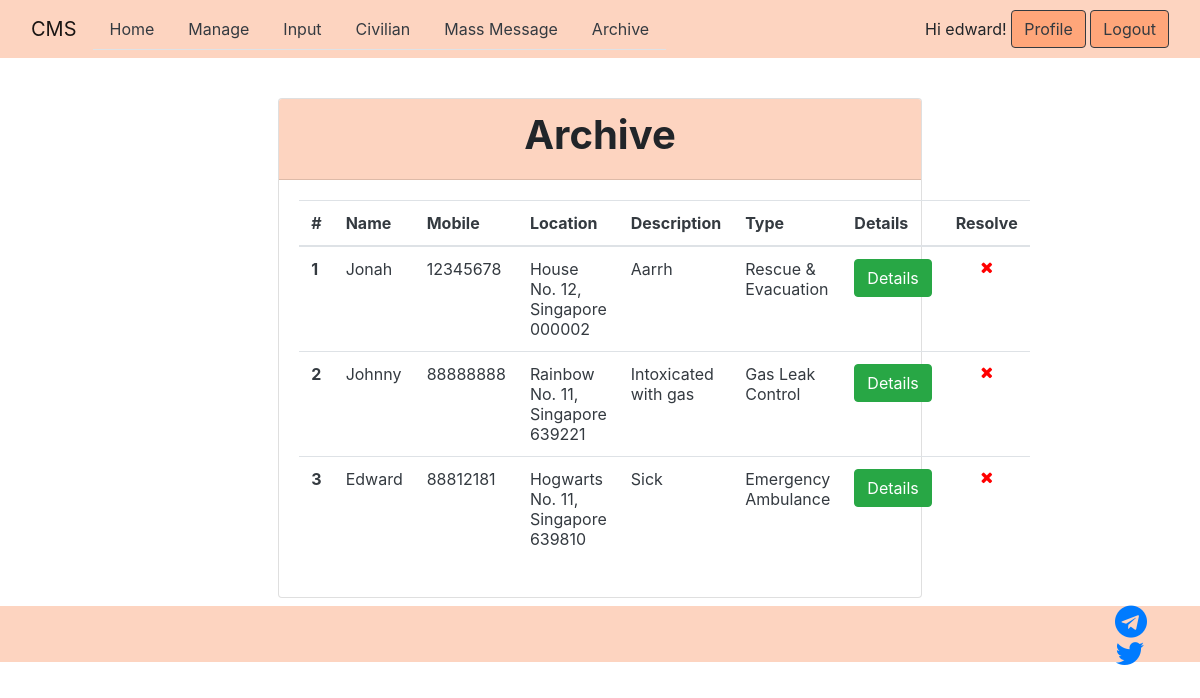
Screenshot of /archive/ (signed in) with the database file from the repository.
### CMSApp/models.py (models this page shows, shortened)
class Report(models.Model):
    ASSISTANCE_TYPE_CHOICES = (
        ('EA', 'Emergency Ambulance'),
        ('RE', 'Rescue and Evacuation'),
        ('FF', 'Fire-fighting'),
        ('GL', 'Gas Leak Control'),
    )
    name = models.CharField(max_length=120)
    mobile = models.CharField(max_length=8)
    location = models.CharField(max_length=500)
    unit_number = models.CharField(max_length=20)
    postal_code = models.CharField(max_length=6)
    description = models.CharField(max_length=500)
    type = models.CharField(max_length=2, choices=ASSISTANCE_TYPE_CHOICES)
    time = models.DateTimeField(default=datetime.datetime.now(tz=tz))
    resolved = models.BooleanField(default=False)
    resolve_time= models.DateTimeField(default=datetime.datetime.now(tz=tz))
    lat = models.CharField(max_length=100)
    lng = models.CharField(max_length=100)

### CMSApp/views.py (the view)
# urls.py: url(r'^archive/$', views.archive, name='archive'),
@login_required
def archive(request):
    all_reports = Report.objects.all().filter().order_by("-time")
    return render(request, "CMSApp/archive.html", {'all_reports': all_reports})

### CMSApp/template/CMSApp/archive.html (shortened to what this page needs)
{% extends 'base.html' %}
{% block content %}
    <div class="card mx-auto" style="width: 55%;" >
        <div class="card-header " style="background-color:#fdd4c0">
            <div class="col" align="center">
                <h1><b>Archive</b></h1>
            </div>
        </div>
        <div class="card-body ">
            <div class="row">
                <div class="col" align="center">
                    <table class="table text-dark">
                        <thead>
                        <tr>
                            <th scope="col">#</th>
                            <th scope="col">Name</th>
                            <th scope="col">Mobile</th>
                            <th scope="col">Location</th>
                            <th scope="col">Description</th>
                            <th scope="col">Type</th>
                            <th scope="col">Details</th>
                            <th scope="col">Resolve</th>
                        </tr>
                        </thead>
                        <tbody>
                        {% for report in all_reports %}
                            <tr>
                                <th scope="row">{{ forloop.counter }}</th>
                                <td>{{ report.name }}</td>
                                <td>{{ report.mobile }}</td>
                                <td>{{ report.location }} No. {{ report.unit_number }}, Singapore {{ report.postal_code }}</td>
                                <td>{{ report.description }}</td>
                                <td>
                                    {% ifequal report.type "EA" %}
                                        Emergency Ambulance
                                    {% endifequal %}
                                    {% ifequal report.type "RE" %}
                                        Rescue & Evacuation
                                    {% endifequal %}
                                    {% ifequal report.type "GL" %}
                                        Gas Leak Control
                                    {% endifequal %}
                                </td>
                                <td>
                                    <a href="{% url 'CMSApp:detail' report.pk %}" class="btn btn-success">
                                        Details
                                    </a>
                                </td>
                                <td align="middle">
                                    {% if report.resolved %}
                                        <i style="color:green;" class="fa fa-check" aria-hidden="true"></i>
                                    {% else %}
                                        <i style="color:red;" class="fa fa-times" aria-hidden="true"></i>
                                    {% endif %}
                                </td>
                            </tr>
                        {% endfor %}
                        </tbody>
                    </table>
                </div>
            </div>
        </div>
    </div>
{% endblock %}

### CMSApp/template/base.html (shortened to what this page needs)
<html>
    <head>
        <link rel="stylesheet" href="https://cdnjs.cloudflare.com/ajax/libs/font-awesome/4.7.0/css/font-awesome.min.css">
        <link rel="stylesheet" href="https://stackpath.bootstrapcdn.com/bootstrap/4.2.1/css/bootstrap.min.css">
    </head>
    <body>
        <div class="container-fluid">
            <div class="row" style="background-color:#fdd4c0">
                <div class="col-lg-12">
                    <nav class="navbar navbar-expand-lg navbar-light">
                        <a class="navbar-brand" href="#">CMS</a>
                        <div class="collapse navbar-collapse" id="navbarNavAltMarkup" >
                            <div class="nav nav-tabs">
                                <a id = "home" class="nav-item nav-link text-dark" href="{% url 'CMSApp:home' %}">Home</a>
								<a id = "dashboard" class="nav-item nav-link text-dark" href="{% url 'authentication:manage_dashboard' %}">Manage</a>
                                <a id = "input" class="nav-item nav-link text-dark " href="{% url 'CMSApp:input' %}">Input</a>
                                <a id = "civilian" class="nav-item nav-link text-dark" href="{% url 'CMSApp:manage' %}">Civilian</a>
								<a id = "mass_message" class="nav-item nav-link text-dark" href="{% url 'CMSApp:mass_message' %}">Mass Message</a>
                                <a id = "archive" class="nav-item nav-link text-dark" href="{% url 'CMSApp:archive' %}">Archive</a>
                            </div>
                        </div>
                        {% if user.is_authenticated %}
                        Hi {{ user.username }}!&nbsp;
                        <button type="button" class="btn btn-outline-dark" onclick="window.location.href='{% url 'authentication:profile' %}'" style="background-color:#ffa67a">
                            Profile
                        </button>&nbsp;
                        <button type="button" class="btn btn-outline-dark" onclick="window.location.href='{% url 'authentication:logout' %}'" style="background-color:#ffa67a">
                            Logout
                        </button>
                        {% else %}
                        You are not logged in &ThinSpace;
                        <br>
                        <button onclick="window.location.href='{% url 'authentication:login' %}'" class="btn btn-outline-dark" style="background-color:#ffa67a">
                            Login
                        </button>
                    {% endif %}
                    </nav>
                </div>
            </div>
            <div style="height:5%"></div>
            {% block content %}
            {% endblock content %}
            <div style="height:1%"></div>
            <div class="row" style="background-color:#fdd4c0;height:7%;font-size:32px">
                <div class="col-11"></div>
                <div class="col-1">
                    <a href="https://web.telegram.org/#/im?p=g391286369">
                       <i class="fa fa-telegram" aria-hidden="true"></i>
                    </a>
                    <a href="#">
                       <i class="fa fa-twitter" aria-hidden="true"></i>
                    </a>
                </div>
            </div>
        </div>
    </body>
</html>

### CMSApp/template/base.html (style rules this page uses)
body { background-color:#ffffff; }

### rows the page displays
Report: name "Jonah", mobile "12345678", location "House", unit_number "12", postal_code "000002", description "Aarrh", resolved False (drawn)
Report: name "Johnny", mobile "88888888", location "Rainbow", unit_number "11", postal_code "639221", description "Intoxicated with gas", resolved False (drawn)
Report: name "Edward", mobile "88812181", location "Hogwarts", unit_number "11", postal_code "639810", description "Sick", resolved False (drawn)

### other values shown
{{ user.username }} "edward"
